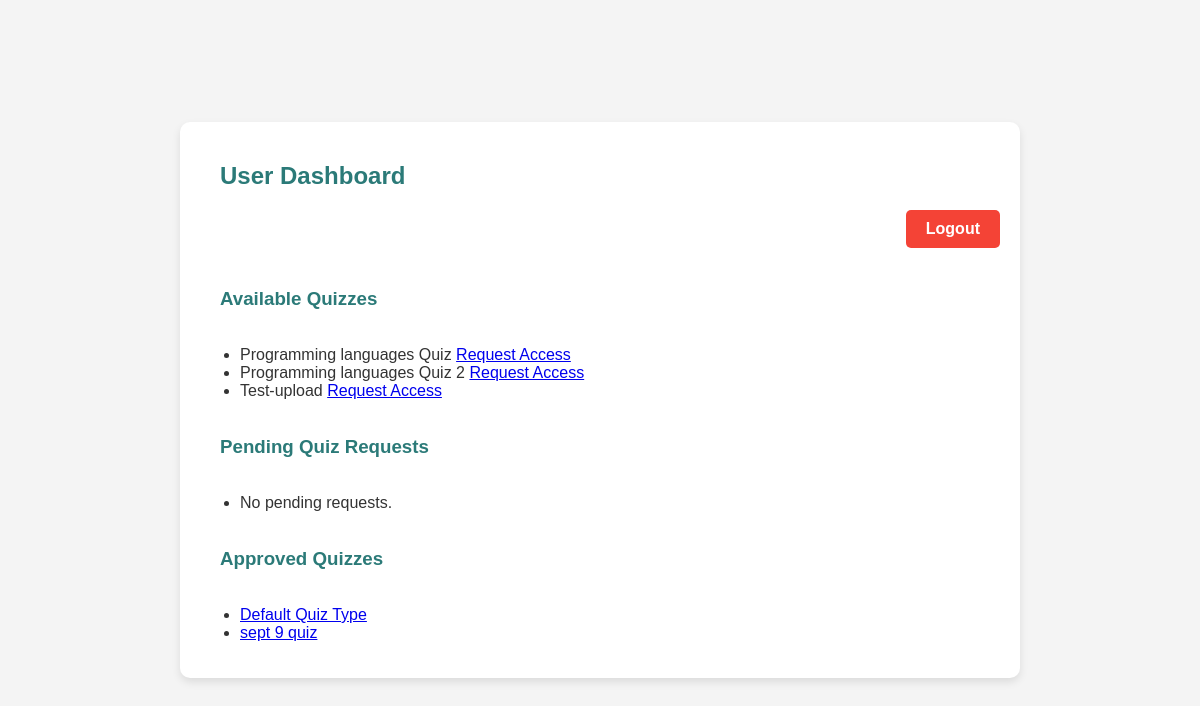
Screenshot of /user_dashboard/ (signed in) with the database file from the repository.
### quiz/models.py (models this page shows, shortened)
class QuizType(models.Model):
    name = models.CharField(max_length=100)
    description = models.TextField(blank=True)

class QuizAccess(models.Model):
    user = models.ForeignKey(User, on_delete=models.CASCADE)
    quiz_type = models.ForeignKey(QuizType, on_delete=models.CASCADE)
    status = models.CharField(max_length=20, choices=[('pending', 'Pending'), ('approved', 'Approved'), ('denied', 'Denied')])
    request_date = models.DateTimeField(auto_now_add=True)
    class Meta:
        unique_together = ('user', 'quiz_type')

### quiz/views.py (the view)
# urls.py: path('user_dashboard/', views.user_dashboard, name='user_dashboard'),
@login_required
def user_dashboard(request):
    active_quiz_types = QuizType.objects.filter(files__is_active=True).distinct()
    pending_requests = QuizAccess.objects.filter(user=request.user, status='pending')
    approved_quizzes = QuizAccess.objects.filter(user=request.user, status='approved')
    available_quiz_types = active_quiz_types.exclude(
        id__in=pending_requests.values_list('quiz_type__id', flat=True)
    ).exclude(
        id__in=approved_quizzes.values_list('quiz_type__id', flat=True)
    )
    return render(request, 'quiz/user_dashboard.html', {
        'available_quiz_types': available_quiz_types,
        'pending_requests': pending_requests,
        'approved_quizzes': approved_quizzes,
    })

### quiz/templates/quiz/user_dashboard.html
{% extends "base.html" %}
{% block content %}
<h2>User Dashboard</h2>
<div style="text-align: right; margin-bottom: 20px;">
    <a href="{% url 'quiz:logout' %}" class="logout-button">Logout</a>
</div>
<h3>Available Quizzes</h3>
<ul>
{% for quiz_type in available_quiz_types %}
    <li>
        {{ quiz_type.name }}
        <a href="{% url 'quiz:request_quiz_access' quiz_type.id %}">Request Access</a>
    </li>
{% empty %}
    <li>No new quizzes available.</li>
{% endfor %}
</ul>
<h3>Pending Quiz Requests</h3>
<ul>
{% for access in pending_requests %}
    <li>{{ access.quiz_type.name }} - Pending approval</li>
{% empty %}
    <li>No pending requests.</li>
{% endfor %}
</ul>
<h3>Approved Quizzes</h3>
<ul>
{% for access in approved_quizzes %}
    <li><a href="{% url 'quiz:display_quiz' access.quiz_type.id access.quiz_type.name %}">{{ access.quiz_type.name }}</a></li>
{% empty %}
    <li>No approved quizzes yet.</li>
{% endfor %}
</ul>
{% endblock %}

### quiz/static/css/styles.css (style rules this page uses)
body { font-family: Arial, sans-serif; background-color: #f4f4f4; color: #333; margin: 0; padding: 0; display: flex; justify-content: center; align-items: center; min-height: 100vh; }
h1, h2, h3 { color: #2b7a78; margin: 0; padding: 20px; text-align: left; }

### templates/base.html (style rules this page uses)
.logout-button { display: inline-block; padding: 10px 20px; background-color: #f44336; color: white; text-decoration: none; border-radius: 5px; font-weight: bold; }

### rows the page displays
QuizType: name "Programming languages Quiz"
QuizType: name "Programming languages Quiz 2"
QuizType: name "Test-upload"
QuizAccess: quiz_type.name "Default Quiz Type"
QuizAccess: quiz_type.name "sept 9 quiz"
